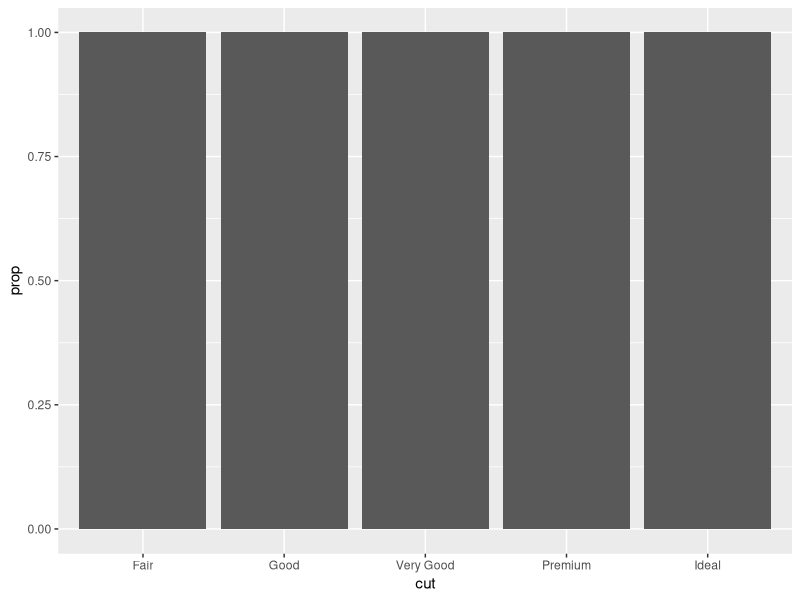
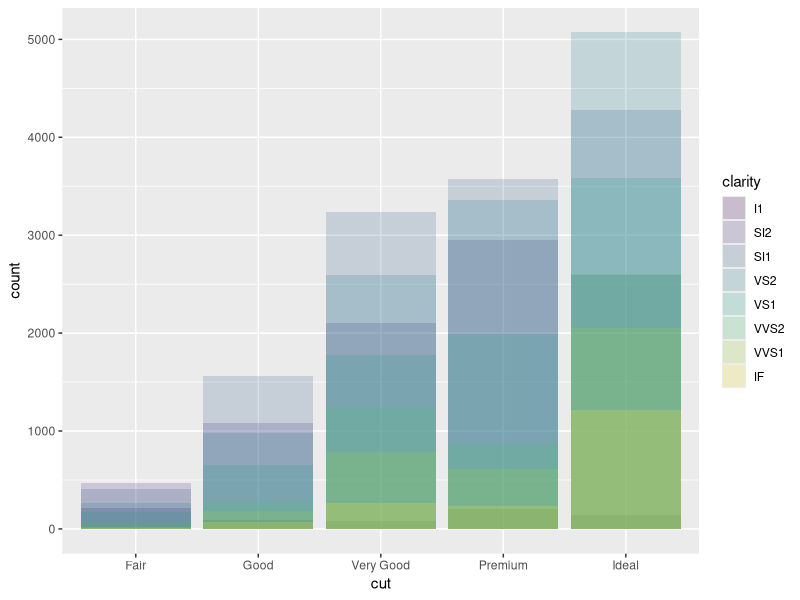
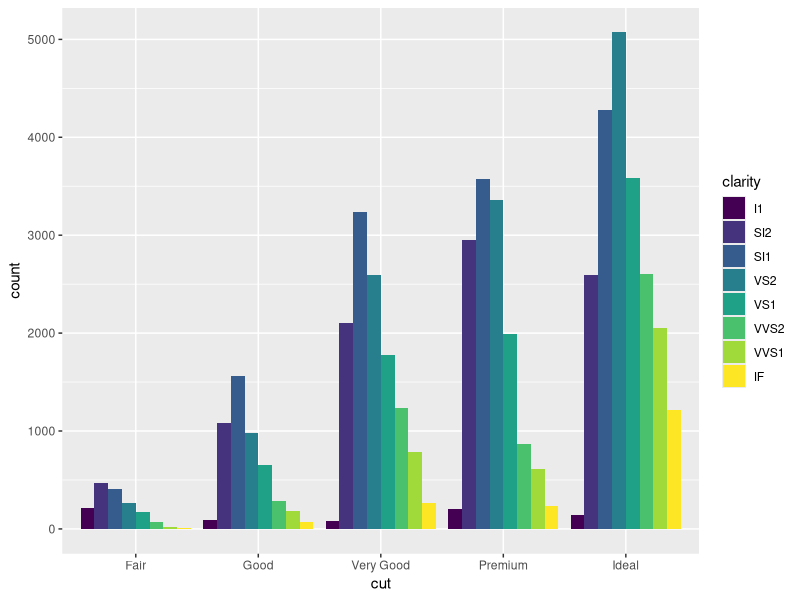
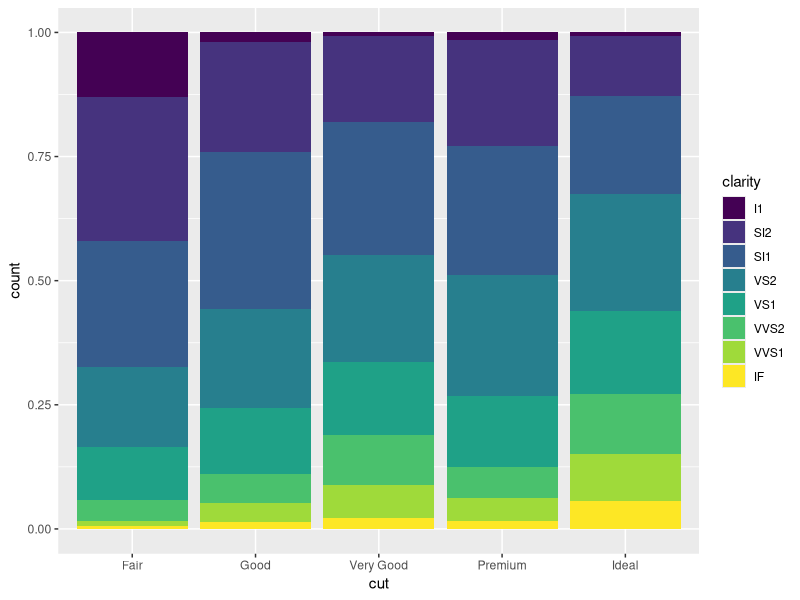
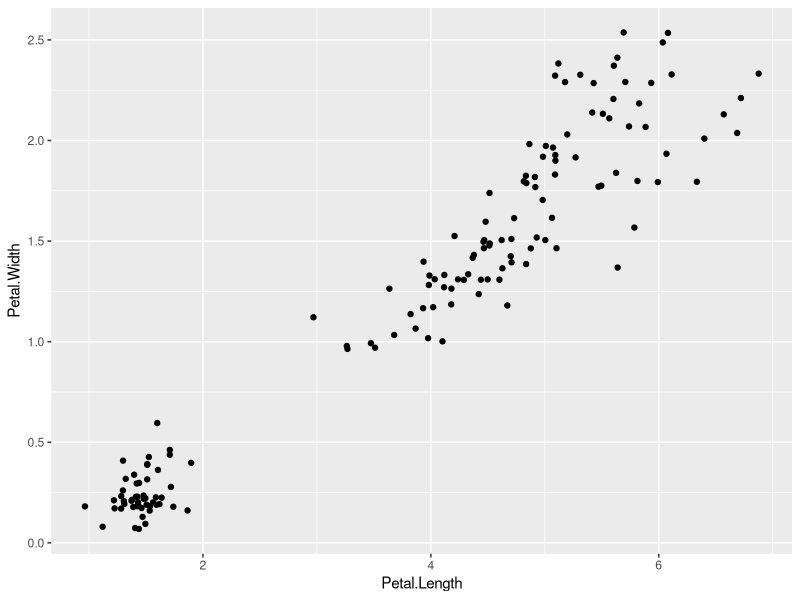
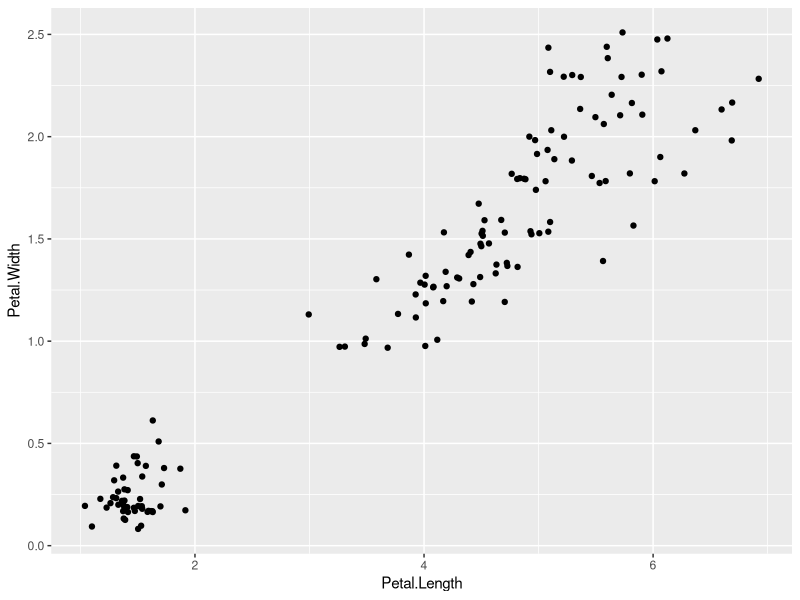
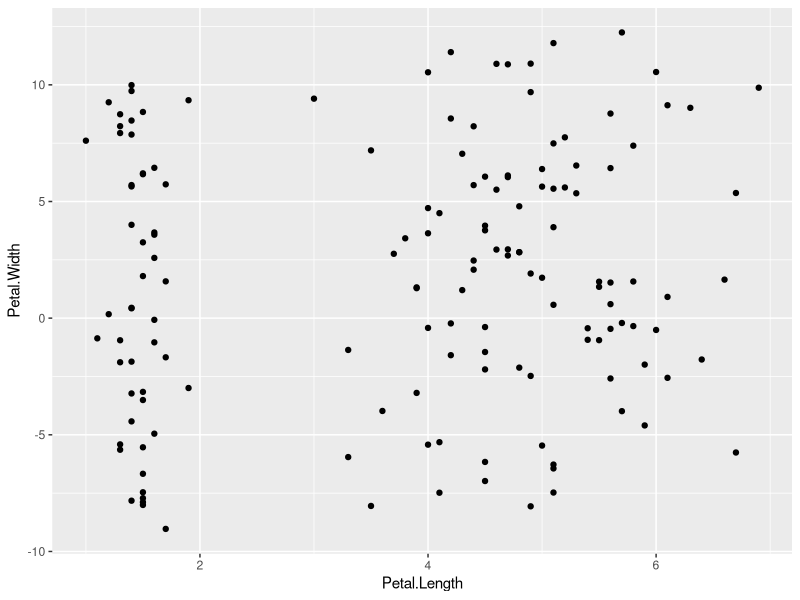
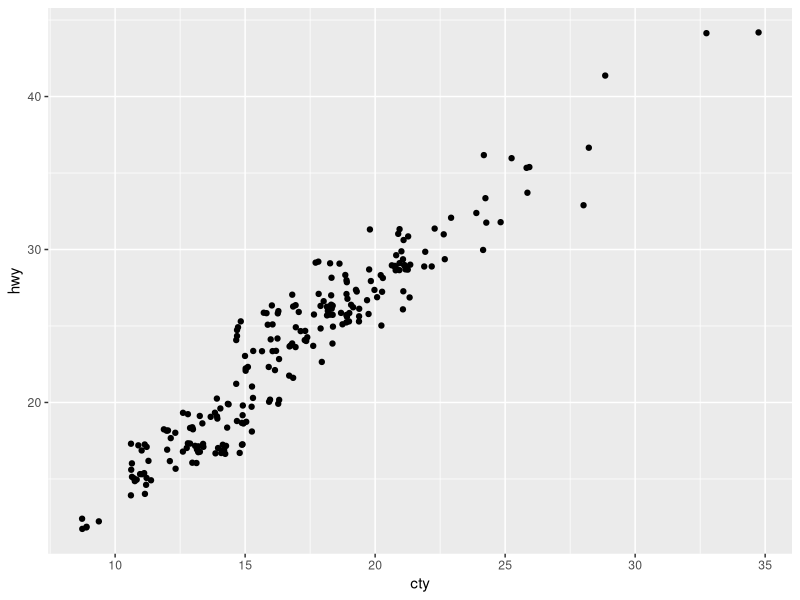

The R script that drew these images, in order:
## ---- chunk 1
library(tidyverse)
## ---- chunk 2
warning('Error in open.connection(path, "wb") : cannot open the connection')
## ---- chunk 3
ggplot(data = diamonds) +
  geom_bar(mapping = aes(x = cut, y = ..prop..))
## ---- chunk 4
ggplot(diamonds, aes(cut, fill = clarity)) +
  geom_bar(position = 'identity', alpha = 0.2)
## ---- chunk 5
ggplot(diamonds, aes(cut, fill = clarity)) +
  geom_bar(position = 'dodge')
## ---- chunk 6
ggplot(diamonds, aes(cut, fill = clarity)) +
  geom_bar(position = 'fill')
## ---- chunk 7
ggplot(iris, aes(Petal.Length, Petal.Width)) +
  geom_point(position = 'jitter')

ggplot(iris, aes(Petal.Length, Petal.Width)) +
  geom_jitter()
## ---- chunk 8
ggplot(iris, aes(Petal.Length, Petal.Width)) +
  geom_point(position = position_jitter(width = 0, height = 10))
## ---- chunk 9
ggplot(mpg, aes(cty, hwy)) +
  geom_jitter()
## ---- chunk 10
ggplot(mpg, aes(cty, hwy)) +
  geom_count()
## ---- chunk 11
diamonds %>%
  group_by(cut) %>%
  summarise(mean_price = mean(price)) %>%
  ggplot(aes(cut, mean_price)) +
    geom_col() +
    coord_flip()
## ---- chunk 12
ggplot(mpg, aes(cyl)) +
  geom_bar(colour = "black", fill = "white") +
  coord_polar()
## ---- chunk 13
ggplot(diamonds, aes(x = -1, fill = cut)) +
  geom_bar(position = 'fill') +
  coord_polar("y") + 
  labs(x = "")
## ---- chunk 14
ggplot(iris, aes(Petal.Length, Petal.Width)) +
  geom_hex() +
  theme_minimal()
## ---- chunk 15
ggplot(mpg, aes(hwy, cty)) +
  geom_point() +
  theme(panel.grid = element_line(colour = 'green'))
## ---- chunk 16
ggplot(diamonds, aes(x = -1, fill = cut)) +
  geom_bar(position = 'fill') +
  coord_polar("y") + 
  labs(x = "", y = "", fill = "Cut") +
  theme_minimal() +
  theme(
    axis.text.y = element_blank(),
    axis.text.x = element_blank(),
    panel.grid = element_blank(),
    legend.position = "bottom"
  )
